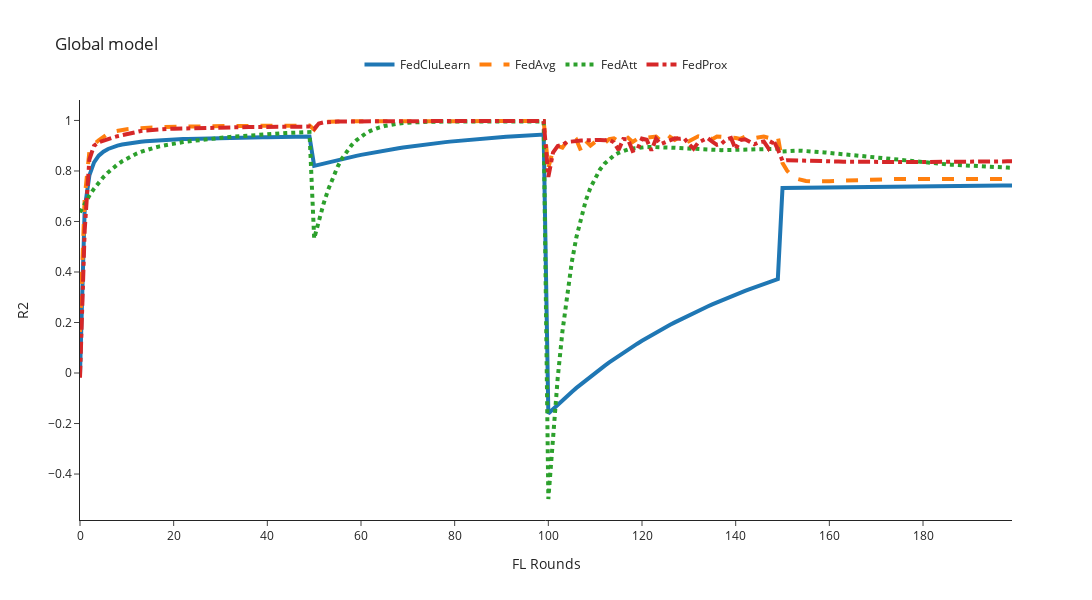

This figure's notebook cell:
### Code cell
mse_column = 'r2'
global_filenames = [global_FedCluLearn, global_FedAvg, global_FedAtt, global_FedProx, global_FedCluLearn_Prox]
n_rounds, y = preprocessing_results(filenames=global_filenames, mse_column=mse_column)
plot_plotly(n_rounds, y, title=f'Global model', y_axis_title=f'{mse_column.upper()}', y_axis_max=1)

### Figure 1 — Plotly figure (JSON) as saved in the notebook; plotly's stock layout.template omitted (floating-point values rounded to 4 significant figures; data arrays with more than 128 entries replaced by an {"elided": "..."} marker saying what was removed)
{"data": [{"line": {"dash": "solid", "width": 4}, "mode": "lines", "name": "FedCluLearn", "type": "scatter", "x": {"elided": "201 int values"}, "y": {"elided": "200 float values"}}, {"line": {"dash": "dash", "width": 4}, "mode": "lines", "name": "FedAvg", "type": "scatter", "x": {"elided": "201 int values"}, "y": {"elided": "200 float values"}}, {"line": {"dash": "dot", "width": 4}, "mode": "lines", "name": "FedAtt", "type": "scatter", "x": {"elided": "201 int values"}, "y": {"elided": "200 float values"}}, {"line": {"dash": "dashdot", "width": 4}, "mode": "lines", "name": "FedProx", "type": "scatter", "x": {"elided": "201 int values"}, "y": {"elided": "200 float values"}}], "layout": {"height": 600, "legend": {"orientation": "h", "x": 0.5, "xanchor": "center", "y": 1.05, "yanchor": "bottom"}, "title": {"text": "Global model"}, "width": 1200, "xaxis": {"autorange": true, "range": [0, 199], "title": {"text": "FL Rounds"}, "type": "linear"}, "yaxis": {"autorange": true, "range": [-0.582, 1.081], "title": {"text": "R2"}, "type": "linear"}}}
